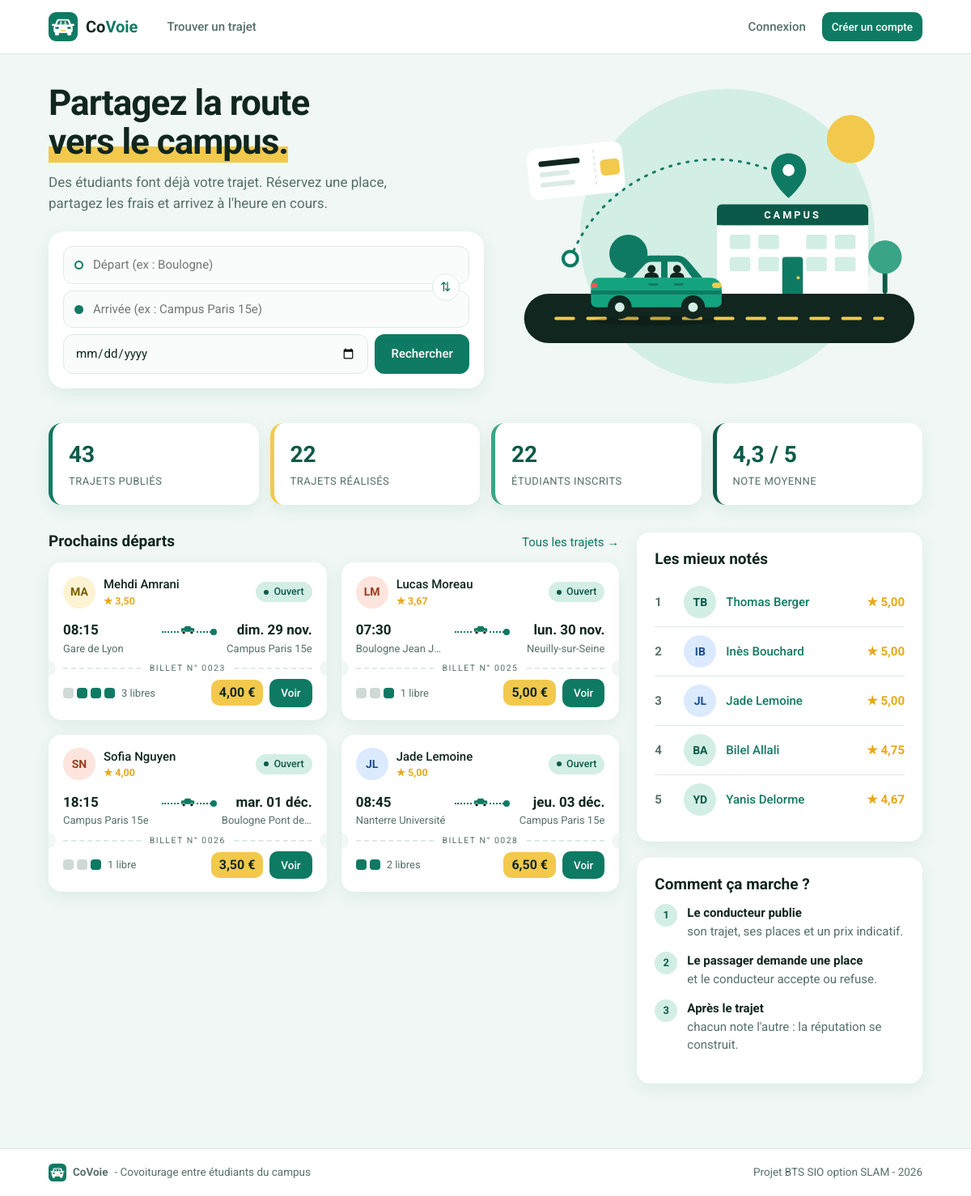
The page / on the database its author committed.
### tables this page shows
CREATE TABLE trajets (
    id               INT(11)      NOT NULL AUTO_INCREMENT,
    origine          VARCHAR(120) NOT NULL,
    destination      VARCHAR(120) NOT NULL,
    date_heure       DATETIME     NOT NULL,
    places_totales   INT(2)       NOT NULL,
    places_restantes INT(2)       NOT NULL,
    statut           VARCHAR(10)  NOT NULL DEFAULT 'Ouvert',
    prix             DECIMAL(6,2) NOT NULL DEFAULT 0.00,
    id_conducteur    INT(11)      NOT NULL,

    PRIMARY KEY (id),
    KEY recherche (statut, date_heure),

    CONSTRAINT fk_trajet_conducteur
        FOREIGN KEY (id_conducteur) REFERENCES utilisateurs (id)
        ON DELETE CASCADE
);

CREATE TABLE utilisateurs (
    id               INT(11)      NOT NULL AUTO_INCREMENT,
    nom              VARCHAR(100) NOT NULL,
    email            VARCHAR(180) NOT NULL,
    mot_de_passe     VARCHAR(255) NOT NULL,
    role             VARCHAR(10)  NOT NULL DEFAULT 'membre',
    date_inscription DATETIME     NOT NULL,

    PRIMARY KEY (id),
    UNIQUE KEY email_unique (email)
);

### controleurs/AccueilController.php (called while the page is built, shortened)
<?php
class AccueilController
{
    public function index(): void
    {
        $stats = Trajet::statistiques(null);
        $nombreMembres = (int) requete('SELECT COUNT(*) FROM utilisateurs')->fetchColumn();
        afficherVue('accueil/index', [
            'titre' => 'Accueil',
            'stats' => $stats,
            'nombreMembres' => $nombreMembres,
            'moyenneGenerale' => Avis::moyenneGenerale(),
            'prochainsTrajets' => Trajet::listerProchains(4),
            'meilleursMembres' => Utilisateur::meilleursMembres(5)
        ]);
    }
}

### index.php (called while the page is built, shortened)
<?php
require_once 'includes/connexion.php';
require_once 'includes/fonctions.php';
require_once 'includes/routes.php';
require_once 'modeles/Trajet.php';
require_once 'controleurs/AccueilController.php';
$page = 'accueil';
$nomMethode = $routes[$page][1];
$controleur = new $nomControleur();
$controleur->$nomMethode();

### modeles/Trajet.php (called while the page is built, shortened)
<?php
class Trajet
{
    public static function listerProchains(int $limite): array
    {
        $sql = self::SELECT_LISTE . " WHERE t.statut = 'Ouvert' AND t.places_restantes > 0 AND t.date_heure > ?
                ORDER BY t.date_heure LIMIT " . (int) $limite;
        return requete($sql, [date('Y-m-d H:i:s')])->fetchAll();
    }
    public static function statistiques(?int $idConducteur): array
    {
        $sql = "SELECT COUNT(*) AS publies,
                       SUM(CASE WHEN statut = 'Termine' THEN 1 ELSE 0 END) AS realises,
                       SUM(CASE WHEN statut = 'Ouvert'  THEN 1 ELSE 0 END) AS ouverts,
                       SUM(CASE WHEN statut = 'Complet' THEN 1 ELSE 0 END) AS complets,
                       SUM(places_totales - places_restantes) AS places_occupees,
                       SUM(places_totales) AS places_totales,
                       AVG(100.0 * (places_totales - places_restantes) / places_totales) AS taux
                FROM trajets";
        $parametres = [];
        $stats = requete($sql, $parametres)->fetch();
        return $stats;
    }
}

### includes/connexion.php (called while the page is built)
<?php
function connexionBdd(): PDO
{
    static $pdo = null;
    if ($pdo === null) {
        $dsn = 'mysql:host=' . BDD_HOTE . ';port=' . BDD_PORT . ';dbname=' . BDD_NOM . ';charset=utf8mb4';
        try {
            $pdo = new PDO($dsn, BDD_UTILISATEUR, BDD_MOT_DE_PASSE, [
                PDO::ATTR_ERRMODE => PDO::ERRMODE_EXCEPTION,
                PDO::ATTR_DEFAULT_FETCH_MODE => PDO::FETCH_ASSOC,
                PDO::ATTR_EMULATE_PREPARES => false
            ]);
        } catch (PDOException $erreur) {
            afficherErreur(500, 'Base de données inaccessible : lancez WAMP et importez sql/bdd_covoie.sql.');
        }
    }
    return $pdo;
}
function requete(string $sql, array $parametres = []): PDOStatement
{
    $resultat = connexionBdd()->prepare($sql);
    $resultat->execute($parametres);
    return $resultat;
}

### modeles/Utilisateur.php (called while the page is built, shortened)
<?php
class Utilisateur
{
    public static function meilleursMembres(int $limite): array
    {
        $sql = "SELECT u.id, u.nom, AVG(a.note) AS moyenne, COUNT(a.id) AS nb_avis
                FROM utilisateurs u
                JOIN avis a ON a.id_cible = u.id
                GROUP BY u.id, u.nom
                HAVING COUNT(a.id) >= 2
                ORDER BY moyenne DESC, nb_avis DESC
                LIMIT " . (int) $limite;
        return requete($sql)->fetchAll();
    }
}

### vues/gabarit/carte-trajet.php (the view)
<?php
$placesPrises = $t['places_totales'] - $t['places_restantes'];
?>
<article class="billet">
    <div class="billet-haut">
        <div class="conducteur">
            <?= avatar($t['nom_conducteur']) ?>
            <div>
                <span class="nom"><?= e($t['nom_conducteur']) ?></span>
                <?php if ($t['note_conducteur'] === null) { ?>
                    <small class="note-vide">Pas encore noté</small>
                <?php } else { ?>
                    <small><span class="note"><?= formaterNote((float) $t['note_conducteur']) ?></span></small>
                <?php } ?>
            </div>
            <span class="statut <?= classeStatut($t['statut']) ?>"><?= libelleStatut($t['statut']) ?></span>
        </div>
        <div class="horaire">
            <div class="lieu">
                <b><?= formaterHeure($t['date_heure']) ?></b>
                <span title="<?= e($t['origine']) ?>"><?= e($t['origine']) ?></span>
            </div>
            <div class="trait"></div>
            <div class="lieu arrivee">
                <b><?= formaterJour($t['date_heure']) ?></b>
                <span title="<?= e($t['destination']) ?>"><?= e($t['destination']) ?></span>
            </div>
        </div>
    </div>
    <div class="decoupe"><span>Billet n° <?= sprintf('%04d', $t['id']) ?></span></div>
    <div class="billet-bas">
        <div class="sieges" title="<?= $t['places_restantes'] ?> place(s) libre(s)">
            <?php for ($i = 1; $i <= $t['places_totales']; $i++) { ?>
                <i class="siege<?= $i <= $placesPrises ? ' pris' : '' ?>"></i>
            <?php } ?>
            <span><?= $t['places_restantes'] ?> libre<?= $t['places_restantes'] > 1 ? 's' : '' ?></span>
        </div>
        <div class="actions">
            <span class="tampon"><?= formaterPrix((float) $t['prix']) ?></span>
            <a class="bouton bouton-petit" href="index.php?page=trajet&amp;id=<?= $t['id'] ?>">Voir</a>
        </div>
    </div>
</article>

### vues/gabarit/header.php (shortened to what this page needs)
<!DOCTYPE html>
<html lang="fr">
<head>
    <link rel="stylesheet" href="css/style.css">
</head>
<body>
<header class="header">
    <div class="conteneur">
        <a class="marque" href="index.php">
            <img src="images/logo.svg" alt="">
            <span>Co<em>Voie</em></span>
        </a>
        <nav class="menu" id="menu">
            <a href="index.php?page=trajets"<?= lienActif('trajets') ?>>Trouver un trajet</a>
            <div class="droite">
                <?php if (estConnecte()) { ?>
                    <a class="moi" href="index.php?page=profil">
                        <?= avatar(nomConnecte()) ?>
                        <?= e(nomConnecte()) ?>
                    </a>
                    <form method="post" action="index.php?page=deconnexion">
                        <?= champCsrf() ?>
                        <button class="bouton bouton-contour bouton-petit" type="submit">Déconnexion</button>
                    </form>
                <?php } else { ?>
                    <a href="index.php?page=connexion"<?= lienActif('connexion') ?>>Connexion</a>
                    <a class="bouton bouton-petit" href="index.php?page=inscription">Créer un compte</a>
                <?php } ?>
            </div>
        </nav>
    </div>
</header>
<main class="conteneur">

### vues/accueil/index.php (shortened to what this page needs)
<section class="hero">
    <div>
        <h1>Partagez la route <em>vers le campus.</em></h1>
        <p class="intro">Des étudiants font déjà votre trajet. Réservez une place, partagez les frais et arrivez à l'heure en cours.</p>
        <form class="recherche" method="get" action="index.php">
            <div class="recherche-lieux">
                <div class="champ-lieu">
                    <i class="point"></i>
                    <input type="text" name="depart" id="depart" placeholder="Départ (ex : Boulogne)" aria-label="Départ">
                </div>
                <div class="champ-lieu">
                    <i class="point fin"></i>
                    <input type="text" name="arrivee" id="arrivee" placeholder="Arrivée (ex : Campus Paris 15e)" aria-label="Arrivée">
                </div>
                <button type="button" class="bouton-inverser" data-inverser title="Inverser départ et arrivée">⇅</button>
            </div>
            <div class="recherche-bas">
                <input type="date" name="date" aria-label="Date du trajet">
                <button class="bouton" type="submit">Rechercher</button>
            </div>
        </form>
    </div>
    <img src="images/illustration-accueil.svg" alt="Une voiture partagée roule vers le campus">
</section>
<section class="chiffres">
    <div class="chiffre"><b><?= $stats['publies'] ?></b><span>trajets publiés</span></div>
    <div class="chiffre"><b><?= $stats['realises'] ?></b><span>trajets réalisés</span></div>
    <div class="chiffre"><b><?= $nombreMembres ?></b><span>étudiants inscrits</span></div>
    <div class="chiffre">
        <b><?= $moyenneGenerale === null ? '-' : number_format($moyenneGenerale, 1, ',', ' ') . ' / 5' ?></b>
        <span>note moyenne</span>
    </div>
</section>
<div class="deux-colonnes">
    <section>
        <div class="section">
            <h2>Prochains départs</h2>
            <a href="index.php?page=trajets">Tous les trajets →</a>
        </div>
        <?php if (count($prochainsTrajets) === 0) { ?>
            <div class="vide"><b>Aucun départ prévu</b>Soyez le premier à publier un trajet.</div>
        <?php } else { ?>
            <div class="grille-billets">
                <?php foreach ($prochainsTrajets as $t) {
                    require 'vues/gabarit/carte-trajet.php';
                } ?>
            </div>
        <?php } ?>
    </section>
    <aside>
        <div class="carte">
            <h2>Les mieux notés</h2>
            <ol class="classement">
                <?php foreach ($meilleursMembres as $rang => $membre) { ?>
                    <li>
                        <span class="rang"><?= $rang + 1 ?></span>
                        <?= avatar($membre['nom']) ?>
                        <a class="nom" href="index.php?page=profil&amp;id=<?= $membre['id'] ?>"><?= e($membre['nom']) ?></a>
                        <span class="note"><?= formaterNote((float) $membre['moyenne']) ?></span>
                    </li>
                <?php } ?>
            </ol>
        </div>
        <div class="carte">
            <h2>Comment ça marche ?</h2>
            <ol class="etapes-accueil">
                <li><b>Le conducteur publie</b>son trajet, ses places et un prix indicatif.</li>
                <li><b>Le passager demande une place</b>et le conducteur accepte ou refuse.</li>
                <li><b>Après le trajet</b>chacun note l'autre : la réputation se construit.</li>
            </ol>
        </div>
    </aside>
</div>

### includes/fonctions.php (shortened to what this page needs)
<?php
function estConnecte(): bool
{
    return isset($_SESSION['utilisateur']);
}
function afficherVue(string $vue, array $donnees = []): void
{
    extract($donnees);
    require 'vues/gabarit/header.php';
    require 'vues/' . $vue . '.php';
    require 'vues/gabarit/footer.php';
}
function e($texte): string
{
    return htmlspecialchars((string) $texte, ENT_QUOTES, 'UTF-8');
}
function formaterHeure(string $date): string
{
    return date('H:i', strtotime($date));
}
function formaterJour(string $date): string
{
    $jours = ['dim.', 'lun.', 'mar.', 'mer.', 'jeu.', 'ven.', 'sam.'];
    $mois = ['janv.', 'févr.', 'mars', 'avr.', 'mai', 'juin', 'juil.', 'août', 'sept.', 'oct.', 'nov.', 'déc.'];
    $horodatage = strtotime($date);
    $jour = $jours[(int) date('w', $horodatage)];
    $nomMois = $mois[(int) date('n', $horodatage) - 1];
    return $jour . ' ' . date('d', $horodatage) . ' ' . $nomMois;
}
function formaterPrix(float $prix): string
{
    return number_format($prix, 2, ',', ' ') . ' €';
}
function formaterNote(?float $note): string
{
    return '★ ' . number_format($note, 2, ',', ' ');
}
function initiales(string $nom): string
{
    $initiales = '';
    foreach (explode(' ', $nom) as $mot) {
        if ($mot !== '') {
            $initiales .= mb_strtoupper(mb_substr($mot, 0, 1));
        }
    }
    return mb_substr($initiales, 0, 2);
}
function avatar(string $nom, string $classe = ''): string
{
    $couleur = abs(crc32($nom)) % 5;
    return '<span class="avatar avatar-couleur-' . $couleur . ' ' . $classe . '">' . e(initiales($nom)) . '</span>';
}
function lienActif(string $page): string
{
    $pageCourante = 'accueil';
    return '';
}
function libelleStatut(string $statut): string
{
    $libelles = [
        'Ouvert' => 'Ouvert',
        'Complet' => 'Complet',
        'Termine' => 'Terminé',
        'En attente' => 'En attente',
        'Confirmee' => 'Confirmée',
        'Refusee' => 'Refusée'
    ];
    if (isset($libelles[$statut])) {
        return $libelles[$statut];
    }
    return $statut;
}
function classeStatut(string $statut): string
{
    return 'statut-' . strtolower(str_replace(' ', '-', $statut));
}

### vues/gabarit/footer.php (shortened to what this page needs)
</main>
<footer class="footer">
    <div class="conteneur">
        <span class="footer-marque"><img src="images/logo.svg" alt=""><strong>CoVoie</strong> - <?= SLOGAN_APPLICATION ?></span>
        <span>Projet BTS SIO option SLAM - <?= date('Y') ?></span>
    </div>
</footer>
</body>
</html>

### rows shown on the page
trajets: id_conducteur.nom "MA", id_conducteur.nom "Mehdi Amrani", note_conducteur "★ 3,50", statut "Ouvert", date_heure "08:15", origine "Gare de Lyon", date_heure "dim. 29 nov.", destination "Campus Paris 15e", id "0023", places_totales 4 (drawn), places_restantes "3", prix "4,00 €"
trajets: id_conducteur.nom "LM", id_conducteur.nom "Lucas Moreau", note_conducteur "★ 3,67", statut "Ouvert", date_heure "07:30", origine "Boulogne Jean J…", date_heure "lun. 30 nov.", destination "Neuilly-sur-Seine", id "0025", places_totales 3 (drawn), places_restantes "1", prix "5,00 €"
trajets: id_conducteur.nom "SN", id_conducteur.nom "Sofia Nguyen", note_conducteur "★ 4,00", statut "Ouvert", date_heure "18:15", origine "Campus Paris 15e", date_heure "mar. 01 déc.", destination "Boulogne Pont de…", id "0026", places_totales 3 (drawn), places_restantes "1", prix "3,50 €"
trajets: id_conducteur.nom "JL", id_conducteur.nom "Jade Lemoine", note_conducteur "★ 5,00", statut "Ouvert", date_heure "08:45", origine "Nanterre Université", date_heure "jeu. 03 déc.", destination "Campus Paris 15e", id "0028", places_totales 2 (drawn), places_restantes "2", prix "6,50 €"
utilisateurs: nom "TB", nom "Thomas Berger", moyenne "★ 5,00"
utilisateurs: nom "IB", nom "Inès Bouchard", moyenne "★ 5,00"
utilisateurs: nom "JL", nom "Jade Lemoine", moyenne "★ 5,00"
utilisateurs: nom "BA", nom "Bilel Allali", moyenne "★ 4,75"
utilisateurs: nom "YD", nom "Yanis Delorme", moyenne "★ 4,67"

### other values the page prints
$stats['publies'] "43"
$stats['realises'] "22"
$nombreMembres "22"
$moyenneGenerale "4,3"
SLOGAN_APPLICATION "Covoiturage entre étudiants du campus"
